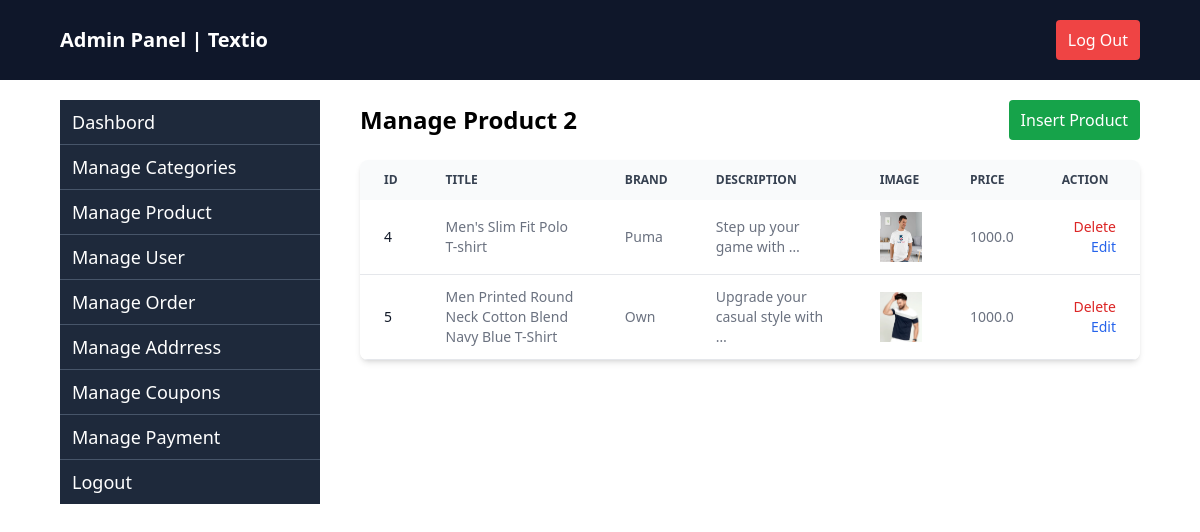
The page /manage-product/ on the database its author committed.
### apptextio/models.py (models this page shows, shortened)
class Product(models.Model):
    category = models.ForeignKey(Category, on_delete=models.CASCADE)
    brand = models.CharField(max_length=50)
    title = models.CharField(max_length=200)
    image = models.ImageField(upload_to="photo/")
    description = models.TextField()
    price = models.FloatField(default=0)
    dis_price = models.FloatField(default=None, blank=True, null=True)
    size = models.ManyToManyField(SizeVariant, related_name="products", blank=True)

### apptextio/admin_views.py (the view)
# urls.py: path("manage-product/",manageproduct,name="manageproduct"),
def manageproduct(request):
  products = Product.objects.all()
  return render(request,"admin/manage_products.html",{"products":products})

### apptextio/templates/admin/manage_products.html
{% extends "admin/admin_base.html" %}
{% block content %}
<div class="flex flex-1 justify-between items-center">
    <h2 class="text-2xl font-semibold ">Manage Product {{products|length}}</h2>
    <a href="{% url 'insert-product' %}" class="text-white bg-green-600 px-3 py-2 rounded">Insert Product</a>
</div>
<div class="relative overflow-x-auto shadow-md sm:rounded-lg mt-5">
    <table class="w-full text-sm text-left rtl:text-right text-gray-500 dark:text-gray-400">
        <thead class="text-xs text-gray-700 uppercase bg-gray-50 dark:bg-gray-700 dark:text-gray-400">
            <tr>
                <th scope="col" class="px-6 py-3">
                    Id
                </th>
                <th scope="col" class="px-6 py-3">Title</th>
                <th scope="col" class="px-6 py-3">Brand</th>
                <th scope="col" class="px-6 py-3">Description</th>
                <th scope="col" class="px-6 py-3">Image</th>
                <th scope="col" class="px-6 py-3">price</th>
                <th scope="col" class="px-6 py-3 text-right pr-[5%]">
                    Action
                </th>
            </tr>
        </thead>
        <tbody>
            {% for product in products %}
            <tr class="bg-white border-b dark:bg-gray-800 dark:border-gray-700 hover:bg-gray-50 dark:hover:bg-gray-600">
                <th scope="row" class="px-6 py-3 font-medium text-gray-900 whitespace-nowrap dark:text-white">
                    {{ product.id }}
                </th>
                <td class="px-6 py-3 text-sm">{{product.title}}</td>
                <td class="px-6 py-3 text-sm">{{product.brand}}</td>
                <td class="px-6 py-3 text-sm ">{{ product.description|truncatewords:5 }}</td>
                <td class="px-6 py-3 text-sm"> <img src="{{product.image.url}}" alt="" class="size-[50px]"> </td>
                <td class="px-6 py-3 text-sm">{{product.price }}</td>
                <td class="px-6 py-3 text-right space-x-4">
                    <a href="{% url 'deleteproduct' product.id %}"
                        class="font-medium text-red-600 dark:text-red-500 hover:underline">Delete</a>
                    <a href=""
                        class="font-medium text-blue-600 dark:text-blue-500 hover:underline">Edit</a>
                </td>
            </tr>
            {% empty %}
            <tr>
                <td colspan="3" class="px-6 py-4 text-center text-gray-500 dark:text-gray-400">
                    No categories found.
                </td>
            </tr>
            {% endfor %}
        </tbody>
    </table>
</div>
{% endblock %}

### apptextio/templates/admin/admin_base.html (shortened to what this page needs)
<!DOCTYPE html>
<html lang="en">
<head>
    <script src="https://cdn.tailwindcss.com"></script>
</head>
<body>
    <div class="flex flex-1 bg-[#0F172A] text-white px-[5%] py-5 justify-between items-center">
        <h2 class="text-xl font-bold text-white">Admin Panel | Textio</h2>
        <div class="flex ">
            <a href="{% url 'homepage' %}" class="text-white bg-red-500 px-3 py-2 rounded">Log Out</a>
        </div>
    </div>
    <div class="px-[5%] flex flex-1 mt-5 gap-10">
        <div class="w-3/12">
            <div class="flex flex-col divide-y divide-slate-600">
                <a href="{% url 'dashboard' %}" class="bg-[#1E293B] text-white px-3 py-2 hover:bg-[#334155] text-lg font-medium">Dashbord</a>
                <a href="{% url 'managecategory' %}" class="bg-[#1E293B] text-white px-3 py-2 hover:bg-[#334155] text-lg font-medium">Manage Categories</a>
                <a href="{% url 'manageproduct' %}" class="bg-[#1E293B] text-white px-3 py-2 hover:bg-[#334155] text-lg font-medium">Manage Product</a>
                <a href="{% url 'manageuser' %}" class="bg-[#1E293B] text-white px-3 py-2 hover:bg-[#334155] text-lg font-medium">Manage User</a>
                <a href="" class="bg-[#1E293B] text-white px-3 py-2 hover:bg-[#334155] text-lg font-medium">Manage Order</a>
                <a href="{% url 'manageaddress' %}" class="bg-[#1E293B] text-white px-3 py-2 hover:bg-[#334155] text-lg font-medium">Manage Addrress</a>
                <a href="{% url 'manageCoupons' %}" class="bg-[#1E293B] text-white px-3 py-2 hover:bg-[#334155] text-lg font-medium">Manage Coupons</a>
                <a href="" class="bg-[#1E293B] text-white px-3 py-2 hover:bg-[#334155] text-lg font-medium">Manage Payment</a>
                <a href="" class="bg-[#1E293B] text-white px-3 py-2 hover:bg-[#334155] text-lg font-medium">Logout</a>
            </div>
        </div>
        <div class="w-9/12">
            {% block content %}
            {% endblock %}
        </div>
    </div>
</body>
</html>

### rows shown on the page
Product: id "4", title "Men's Slim Fit Polo T-shirt", brand "Puma", description "Step up your game with …", image (picture), price "1000.0"
Product: id "5", title "Men Printed Round Neck Cotton Blend Navy Blue T-Shirt", brand "Own", description "Upgrade your casual style with …", image (picture), price "1000.0"

### other values the page prints
{{ products|length }} "2"
